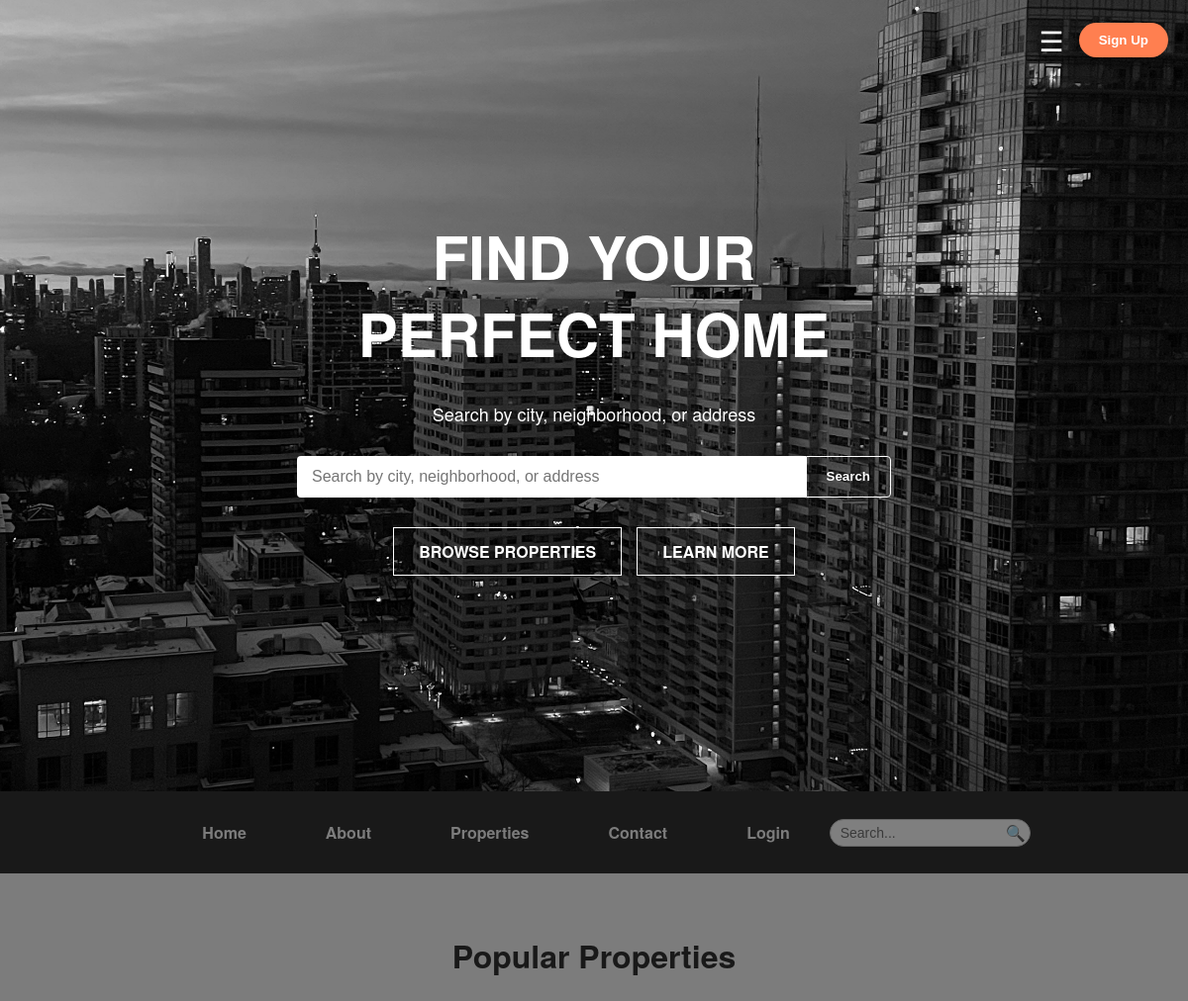
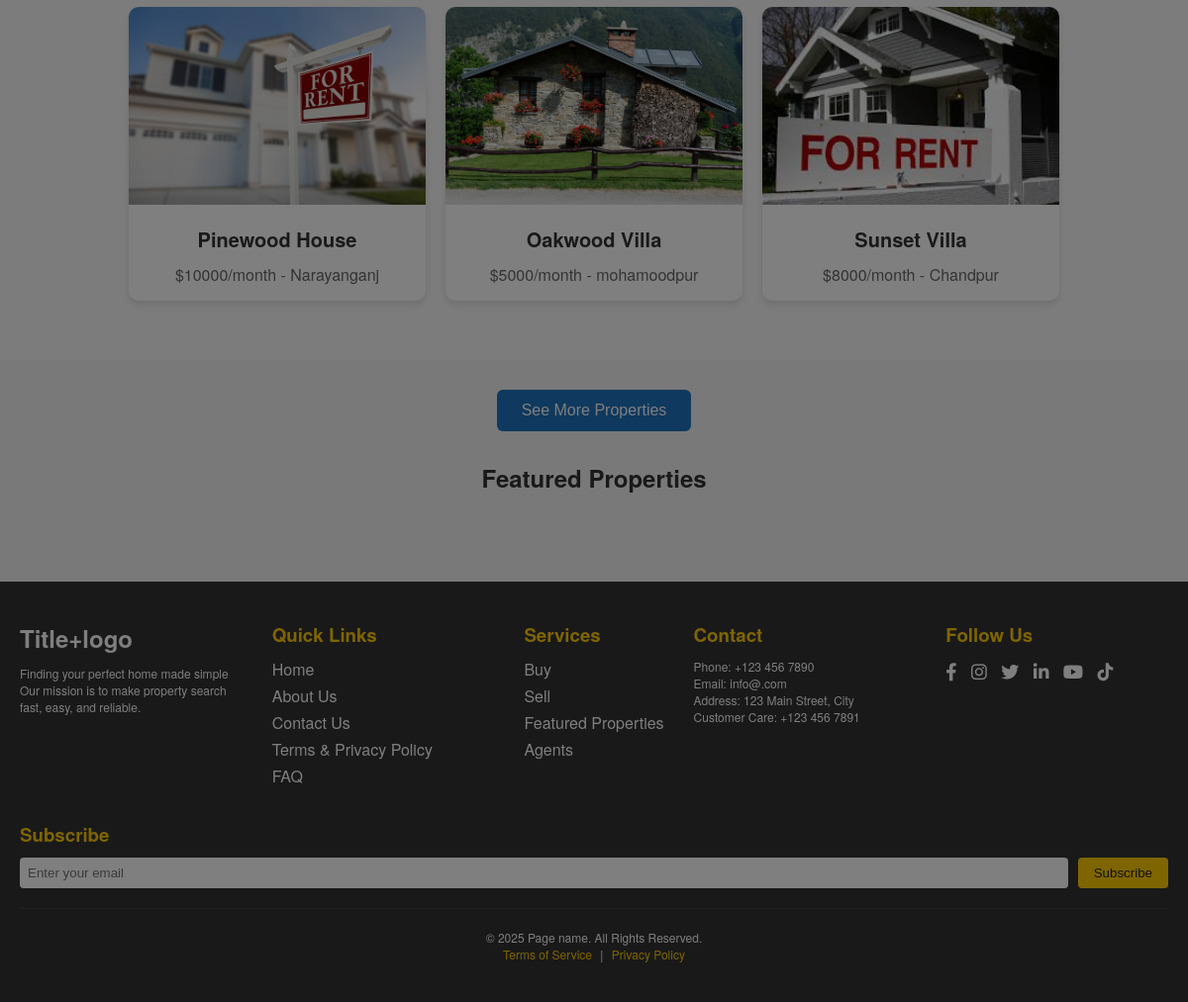
/php/index.php, run on the app's committed database (2 pictures, top to bottom).
### tables this page shows
CREATE TABLE `properties` (
  `id` int(11) NOT NULL,
  `property_name` varchar(255) NOT NULL,
  `location` varchar(255) NOT NULL,
  `rent` int(11) NOT NULL,
  `landlord` varchar(100) NOT NULL,
  `image` varchar(255) DEFAULT NULL,
  `bedrooms` int(11) DEFAULT 1,
  `property_type` varchar(50) DEFAULT 'Apartment',
  `description` text DEFAULT NULL,
  `available` tinyint(1) DEFAULT 1,
  `posted_date` date NOT NULL DEFAULT curdate(),
  `featured` tinyint(1) DEFAULT 0,
  `size` varchar(50) DEFAULT NULL,
  `bathrooms` int(11) DEFAULT 1,
  `floor` varchar(50) DEFAULT NULL,
  `parking` tinyint(1) DEFAULT 0,
  `furnished` tinyint(1) DEFAULT 0,
  `map_embed` text DEFAULT NULL,
  `floor_plan` varchar(255) DEFAULT NULL,
  `latitude` decimal(10,6) DEFAULT NULL,
  `longitude` decimal(10,6) DEFAULT NULL,
  `status` enum('Rent','Sell') NOT NULL DEFAULT 'Rent'
);

### php/index.php (the view, shortened to what this page needs)
<!DOCTYPE html>
<html lang="en">
<head>
  <link rel="stylesheet" href="../css/style.css" />
  <link rel="stylesheet" href="https://cdnjs.cloudflare.com/ajax/libs/font-awesome/6.4.0/css/all.min.css">
</head>
<body>
  <div class="menu-container">
    <div class="hamburger-menu">☰</div>
    <div class="signup-button">
      <a href="../html/signup.html"><button>Sign Up</button></a>
    </div>
  </div>
  <div class="hero">
    <div class="overlay"></div>
    <div class="hero-content">
      <h1>FIND YOUR<br>PERFECT HOME</h1>
      <p>Search by city, neighborhood, or address</p>
      <div class="search-box">
        <form action="search.php" method="GET" autocomplete="off">
          <input type="text" name="query" placeholder="Search by city, neighborhood, or address" id="search-input" required />
          <button type="submit">Search</button>
        </form>
      </div>
      <div class="buttons">
       <a href="properties.php" class="btn-outline">BROWSE PROPERTIES</a>
        <a href="../html/services.html" class="btn-outline">LEARN MORE</a>
      </div>
    </div>
  </div>
  <div class="new-section">
    <section class="bar">
      <a href="index.php">Home</a>
      <a href="../html/about.html">About</a>
      <a href="properties.php">Properties</a>
      <a href="../html/contact.html">Contact</a>
      <a href="login.php">Login</a>
      <input type="text" placeholder="Search...">
      <span>🔍</span>
    </section>
 <section class="popular-properties">
  <h2>Popular Properties</h2>
  <div class="properties-grid">
    <?php
      include 'config.php';
      $query = "SELECT * FROM properties ORDER BY id DESC LIMIT 3";
      $result = mysqli_query($conn, $query);
      if(mysqli_num_rows($result) > 0){
        while($row = mysqli_fetch_assoc($result)){
    ?>
          <div class="property-card">
            <img src="<?php
    echo !empty($row['image'])
        ? '../' . htmlspecialchars($row['image'])
        : '../uploads/default.jpg';
?>"
alt="<?php echo !empty($row['property_name']) ? htmlspecialchars($row['property_name']) : 'Property'; ?>">
              <h3><?php echo !empty($row['property_name']) ? htmlspecialchars($row['property_name']) : 'Unnamed'; ?></h3>
              <p>
                $<?php echo !empty($row['rent']) ? $row['rent'] : '0'; ?>/month -
                <?php echo !empty($row['location']) ? htmlspecialchars($row['location']) : 'Unknown'; ?>
              </p>
          </div>
    <?php
        }
      } else {
        echo '<p>No properties found.</p>';
      }
    ?>
  </div>
</section>
<div class="view-more-btn" style="text-align: center; margin: 30px 0;">
  <button
    onclick="location.href='properties.php'"
    style="
      padding: 12px 25px;
      background-color: #1e73be;
      color: #fff;
      border: none;
      border-radius: 6px;
      font-size: 1rem;
      cursor: pointer;
      transition: background-color 0.3s ease;
    "
    onmouseover="this.style.backgroundColor='#155f8a'"
    onmouseout="this.style.backgroundColor='#1e73be'"
  >
    See More Properties
  </button>
</div>
    <section class="featured-properties">
      <h2>Featured Properties</h2>
    </section>
  </div>
  <footer class="footer">
        <div class="container">
      <div class="footer-section about">
        <h2 class="logo">Title+logo</h2>
        <p class="tagline">Finding your perfect home made simple</p>
        <p class="mission">Our mission is to make property search fast, easy, and reliable.</p>
      </div>
      <div class="footer-section links">
        <h3>Quick Links</h3>
        <ul>
          <li><a href="index.php">Home</a></li>
          <li><a href="../html/about.html">About Us</a></li>
          <li><a href="../html/contact.html">Contact Us</a></li>
          <li><a href="../html/terms.html">Terms & Privacy Policy</a></li>
          <li><a href="../html/faq.html">FAQ</a></li>
        </ul>
      </div>
      <div class="footer-section_services">
        <h3>Services</h3>
        <ul>
           <li><a href="buy_properties.php">Buy</a></li>
          <li><a href="login.php?role=landlord">Sell</a></li>
          <li><a href="featured_properties.php">Featured Properties</a></li>
          <li><a href="../html/agents.html">Agents</a></li>
        </ul>
      </div>
      <div class="footer-section contact">
        <h3>Contact</h3>
        <p>Phone: +123 456 7890</p>
        <p>Email: info@.com</p>
        <p>Address: 123 Main Street, City</p>
        <p>Customer Care: +123 456 7891</p>
      </div>
      <div class="footer-section social">
        <h3>Follow Us</h3>
        <div class="social-icons">
          <a href="#"><i class="fab fa-facebook-f"></i></a>
          <a href="#"><i class="fab fa-instagram"></i></a>
          <a href="#"><i class="fab fa-twitter"></i></a>
          <a href="#"><i class="fab fa-linkedin-in"></i></a>
          <a href="#"><i class="fab fa-youtube"></i></a>
          <a href="#"><i class="fab fa-tiktok"></i></a>
        </div>
      </div>
      <div class="footer-section newsletter">
        <h3>Subscribe</h3>
        <form>
          <input type="email" placeholder="Enter your email">
          <button type="submit">Subscribe</button>
        </form>
      </div>
    </div>
    <div class="cr">
      <p>© 2025 Page name. All Rights Reserved.</p>
      <p><a href="../html/terms.html">Terms of Service</a> | <a href="#">Privacy Policy</a></p>
    </div>
  </footer>
</body>
</html>

### css/style.css (style rules this page uses)
* { margin: 0; padding: 0; box-sizing: border-box; }
body { font-family: 'Helvetica Neue', sans-serif; color: white; background-color: #FFFFFF; }
.overlay { position: absolute; top: 0; left: 0; height: 100%; width: 100%; background-color: rgba(0, 0, 0, 0.5); }
.hero-content { position: relative; z-index: 2; height: 100vh; background-image: url('../images/benjamin-hoppe-18KDwj2-FQ0-unsplash.jpg'); background-size: cover; background-position: center; display: flex; flex-direction: column; align-items: center; justify-content: center; text-align: center; padding: 0 20px; width: 100%; }
.hero-content h1 { font-size: 60px; margin-bottom: 30px; line-height: 1.3; }
.hero-content p { font-size: 18px; margin-bottom: 30px; }
.search-box { width: 100%; max-width: 600px; margin-bottom: 30px; }
.search-box form { display: flex; width: 100%; }
.search-box form input { flex: 1; padding: 12px 15px; border: none; border-radius: 4px 0 0 4px; font-size: 16px; }
.search-box form button { padding: 12px 20px; background: transparent; color: white; border: 1px solid white; border-radius: 0 4px 4px 0; cursor: pointer; font-weight: bold; }
.buttons { display: flex; gap: 15px; flex-wrap: wrap; justify-content: center; }
.btn-outline { padding: 12px 25px; border: 1px solid white; background: transparent; color: white; font-weight: bold; cursor: pointer; transition: background 0.3s, color 0.3s; text-decoration: none; display: inline-block; }
.menu-container { position: absolute; top: 20px; right: 20px; display: flex; align-items: center; gap: 15px; z-index: 1000; }
.hamburger-menu { font-size: 28px; cursor: pointer; color: white; display: block; }
.signup-button button { position: relative; padding: 10px 20px; background-color: #ff7f50; color: white; border: none; border-radius: 25px; font-weight: bold; cursor: pointer; }
.bar { display: flex; justify-content: center; align-items: center; background-color: #333; }
.bar a { text-decoration: none; color: #fafafa; font-weight: bold; margin: 25px; padding: 5px 15px; }
.bar input[type="text"] { padding: 6px 10px; height: 28px; border: 1px solid #ccc; border-radius: 20px; font-size: 14px; outline: none; }
.bar span { margin-left: -25px; cursor: pointer; color: #555; }
.new-section { min-height: 100vh; background: #f4f4f4; color: #333; align-items: center; text-align: center; }
.popular-properties { padding: 60px 20px; background-color: #f9f9f9; text-align: center; }
.popular-properties h2 { font-size: 2em; margin-bottom: 30px; }
.popular-properties .properties-grid { display: flex; justify-content: center; gap: 20px; flex-wrap: wrap; }
.popular-properties .property-card { background: white; border-radius: 10px; box-shadow: 0 4px 6px rgba(0,0,0,0.1); width: 300px; overflow: hidden; transition: transform 0.3s; }
.popular-properties .property-card img { width: 100%; height: 200px; object-fit: cover; }
.properties-grid { display: flex; flex-wrap: wrap; gap: 20px; justify-content: center; }
.property-card { background: #fff; border-radius: 12px; box-shadow: 0 4px 8px rgba(0,0,0,0.1); overflow: hidden; width: 300px; transition: transform 0.3s; text-align: center; }
.property-card img { width: 100%; height: 200px; object-fit: cover; }
.property-card h3 { margin: 15px 0 10px 0; font-size: 20px; color: #333; }
.property-card p { font-size: 16px; color: #666; margin-bottom: 15px; }
.footer { background-color: #333; color: #fff; padding: 40px 20px; }
.footer p { font-size: 12px; }
.footer .container { display: flex; flex-wrap: wrap; gap: 30px; justify-content: space-between; }
.footer-section { flex: 1 1 200px; min-width: 200px; }
.footer h2.logo { font-size: 24px; margin-bottom: 10px; }
.footer h3 { margin-bottom: 10px; color: #ffcc00; }
.footer ul { list-style: none; padding: 0; }
.footer ul li { margin-bottom: 4px; }
.footer ul li a { text-decoration: none; color: #fff; transition: 0.3s; }
.social-icons a { display: inline-block; margin-right: 10px; color: #fff; font-size: 18px; transition: 0.3s; text-decoration: none; }
.newsletter form { display: flex; gap: 10px; flex-wrap: wrap; }
.newsletter input[type="email"] { padding: 8px; flex: 1; border: none; border-radius: 4px; }
.newsletter button { padding: 8px 16px; border: none; background-color: #ffcc00; color: #222; border-radius: 4px; cursor: pointer; }
.cr { text-align: center; padding-top: 20px; border-top: 1px solid #444; margin-top: 20px; }
.cr a { text-decoration: none; color: #ffcc00; margin: 0 5px; }

### data on the page
properties: image (picture), property_name "Pinewood House", rent "10000", location "Narayanganj"
properties: image (picture), property_name "Oakwood Villa", rent "5000", location "mohamoodpur"
properties: image (picture), property_name "Sunset Villa", rent "8000", location "Chandpur"
